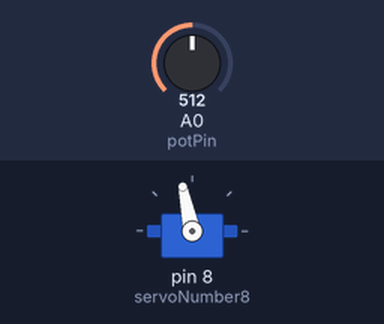
Bench run of a sketch on a simulated Arduino Uno, built with avr-gcc and run on an emulated ATmega328P. Shown: servo. The test bench sets the inputs (shaded band); at power-on: A0 (potPin) = 512.

Above: at 1.2 s.
1.3 s: A0 (potPin) set to 716
At 1.7 s:
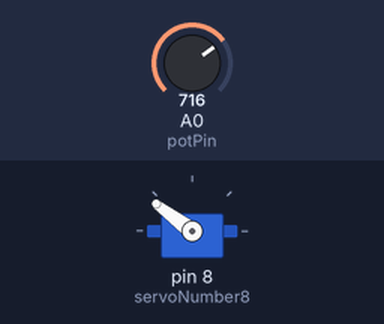
2.8 s: A0 (potPin) set to 900
At 4.0 s:
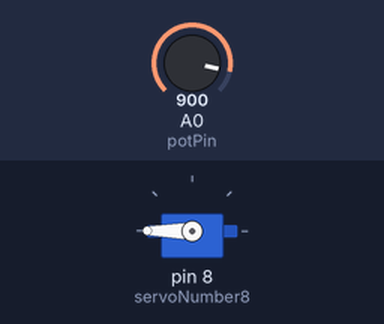
4.3 s: A0 (potPin) set to 306
At 5.5 s:
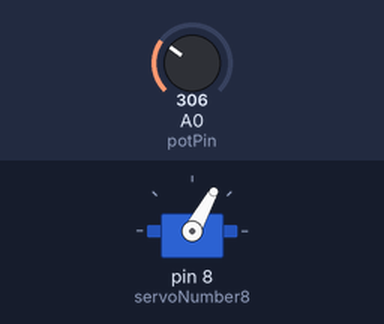
5.8 s: A0 (potPin) set to 122
At 6.3 s:
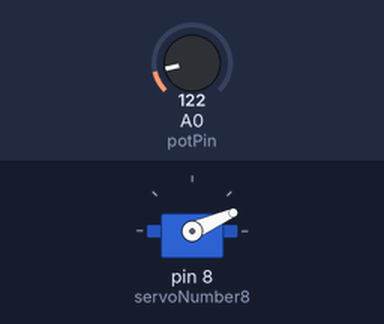
7.3 s: A0 (potPin) set to 0
At 8.5 s:
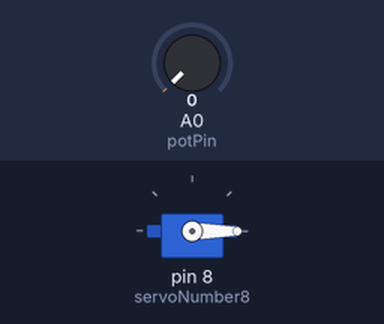
8.8 s: A0 (potPin) set to 511
At 10.0 s:
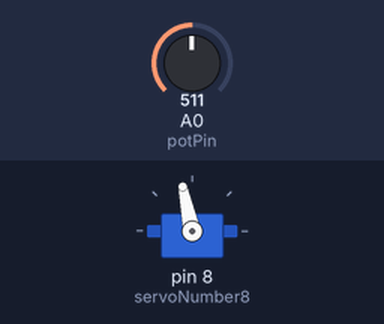
Timing chart, 0 to 11.3 s (numbered marks = the images above; inputs shaded):
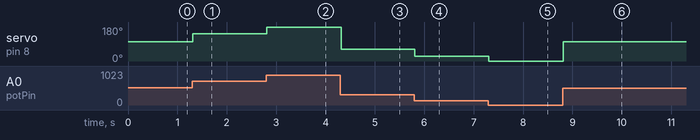

The sketch:

potentiometer.ino
```cpp
// Created by Emre Guzel
// Created on April 14 2026
// This program runs a servo motor with a potentiometer

#include <Servo.h>

// setting the variables and the pins
Servo servoNumber8;
// RATIO helps turn the pot reading into a servo angle
// dividing the pot reading by 5 gives us the angle in degrees
const int RATIO = (1023/180); // biggest 8 bit number / max degrees in the servo
const int potPin = A0;
int potReading = 0;
int servoAngle = 0;

// setting the pin of the servo
void setup()
{
  servoNumber8.attach(8);
}

void loop()
{
  // setting the calculations and angles
  potReading = analogRead(potPin);
  servoAngle = potReading / RATIO;
  servoNumber8.write(servoAngle);

  delay(15);
}
```

Measured:
- after the input at 1.3 s, servo on pin 8 (servoNumber8): 102° → 143° at once
- after the input at 2.8 s, servo on pin 8 (servoNumber8): 143° → 180° at once
- after the input at 4.3 s, servo on pin 8 (servoNumber8): 180° → 61° at once
- after the input at 5.8 s, servo on pin 8 (servoNumber8): 61° → 24° at once
- after the input at 7.3 s, servo on pin 8 (servoNumber8): 24° → 0° at once
- after the input at 8.8 s, servo on pin 8 (servoNumber8): 0° → 102° at once
